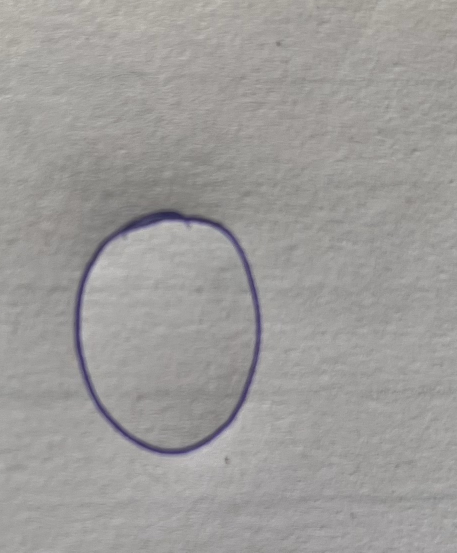
#> input picture samples/0_a.png, 914 x 1105 px (shown at 1/2 size); its folder holds only this picture in this run
$ jupyter execute --allow-errors CodeAlpha_HandwrittenCharacterRecognition.ipynb
#> lines starting #> are read from the running program, lines starting #| are printed output that depends on the picture; after the words box and inside, x2 and y2 are one past the last pixel; in counts of white or black regions, pixels touching at a corner belong together
# Handwritten Character Recognition (MNIST) — CodeAlpha ML Internship, Task 3

CNN-based recognition of handwritten digits using Keras.

**Pipeline:** load and preprocess, compare three CNNs, evaluate properly (confusion matrix, per-class metrics, misclassified examples), then predict on your own handwriting.

[cell 1]
import numpy as np
import matplotlib.pyplot as plt
import seaborn as sns
from tensorflow import keras
from tensorflow.keras import layers
from sklearn.metrics import confusion_matrix, classification_report

keras.utils.set_random_seed(42)  # reproducible results
#> (this line was passed over: tensorflow is not available in this run)

### 1. Load and explore the data

#> (a cell that did not finish here is left out)

[cell 3]
fig, axes = plt.subplots(2, 8, figsize=(12, 3.5))
#> (the rest of this cell did not finish here and is left out)

### 2. Preprocess
Normalize to [0, 1] and add the channel dimension that Conv2D expects: `(N, 28, 28, 1)`.

#> (a cell that did not finish here is left out)

## 3. Models

We compare three CNNs. Model selection uses a **validation split** taken from the training data, so the test set stays untouched until the final evaluation.

1. `baseline`: one Conv block
2. `deeper`: two Conv blocks
3. `regularized`: the deeper model plus augmentation and Dropout

[cell 5]
def build_baseline():
    return keras.Sequential([
        keras.Input(shape=(28, 28, 1)),
        layers.Conv2D(32, (3, 3), activation="relu"),
        layers.MaxPooling2D((2, 2)),

        layers.Flatten(),
        layers.Dense(64, activation="relu"),
        layers.Dense(10, activation="softmax"),
    ], name="baseline")


# [29 lines left out: functions build_deeper, build_regularized, not called in this run]

[cell 6]
# [17 lines left out: function train, not called in this run]


models, histories = {}, {}
#> (the rest of this cell did not finish here and is left out)

### 4. Compare models (validation set)

[cell 7]
import pandas as pd

rows = []
for name, h in histories.items():
    best = int(np.argmin(h.history["val_loss"]))
    rows.append({
        "model": name,
        "epochs run": len(h.history["loss"]),
        "best val accuracy": round(h.history["val_accuracy"][best], 4),
        "best val loss": round(h.history["val_loss"][best], 4),
    })
#> (the rest of this cell did not finish here and is left out)

## 5. Final evaluation on the test set
The best model is chosen by validation loss above, then evaluated once on the test set.

#> (a cell that did not finish here is left out)

### Confusion matrix and per-class metrics

#> (a cell that did not finish here is left out)

### Misclassified examples

#> (a cell that did not finish here is left out)

## 6. Save the model

#> (a cell that did not finish here is left out)

## 7. Predict on your own handwriting

Write one digit in **dark ink on white paper** (or draw it in any paint app), take a photo or screenshot, then set `IMAGE_PATH` below.

`preprocess_image` converts it to grayscale, inverts it (MNIST is white-on-black), crops to the digit, and centers it in a 28×28 frame the way MNIST digits are.

[cell 12]
import scipy.ndimage as ndi
from PIL import Image


def preprocess_image(path):
#> called with path = 'samples/0_a.png'
    img = Image.open(path).convert("L")
    img.thumbnail((800, 800))
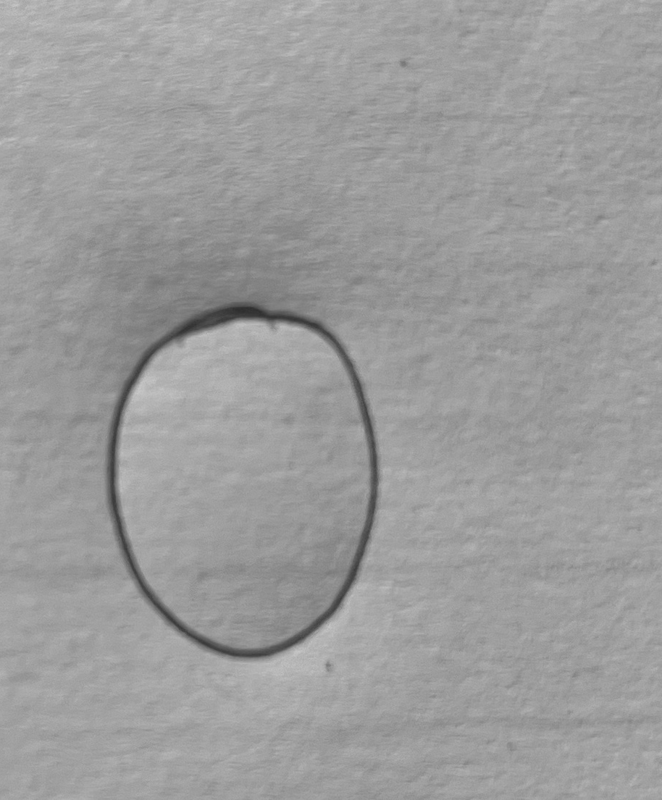
#> img: PIL image 662x800 L; min 46, max 200, mean 156.3
    a = np.array(img).astype("float32")

    # 1. Remove uneven lighting: estimate the paper brightness and subtract it
    background = ndi.gaussian_filter(ndi.grey_closing(a, size=(25, 25)), sigma=15)
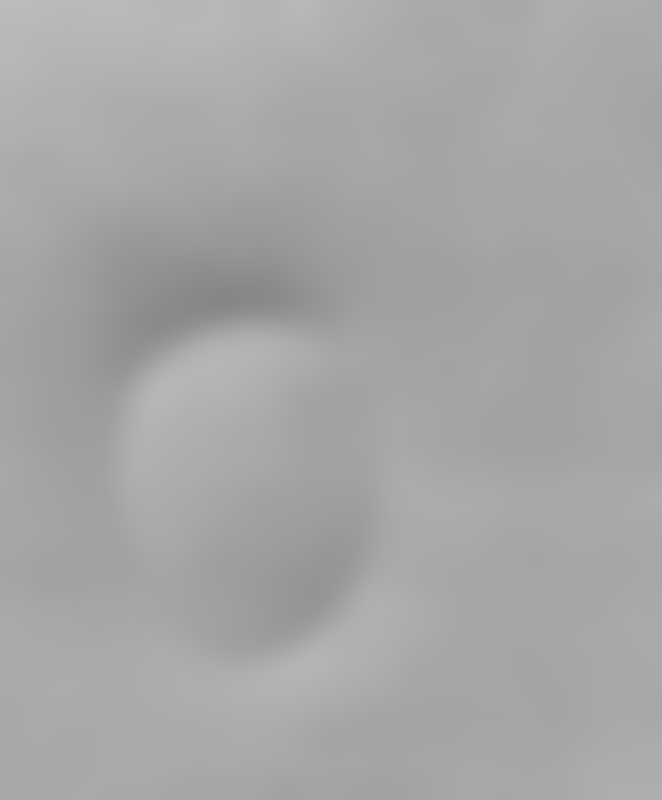
#> background: shape (800, 662) float32; min 134.3, max 187.8, mean 166.4
    ink = np.clip(background - a, 0, None)  # ink is darker than paper
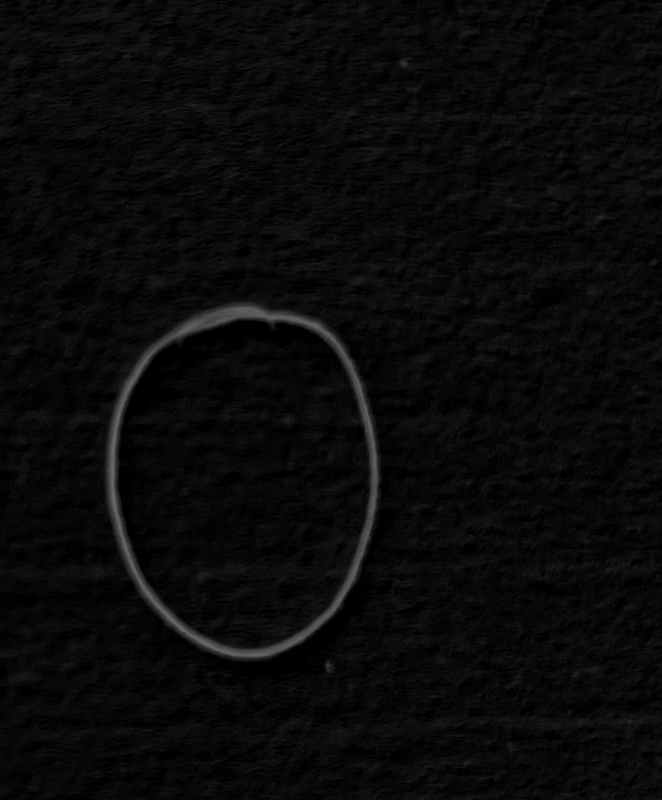
#> ink: shape (800, 662) float32; min 0, max 107.6, mean 10.3

    # 2. Keep only strong ink pixels (relative threshold, robust to lighting)
    ink = ink / (ink.max() + 1e-6)
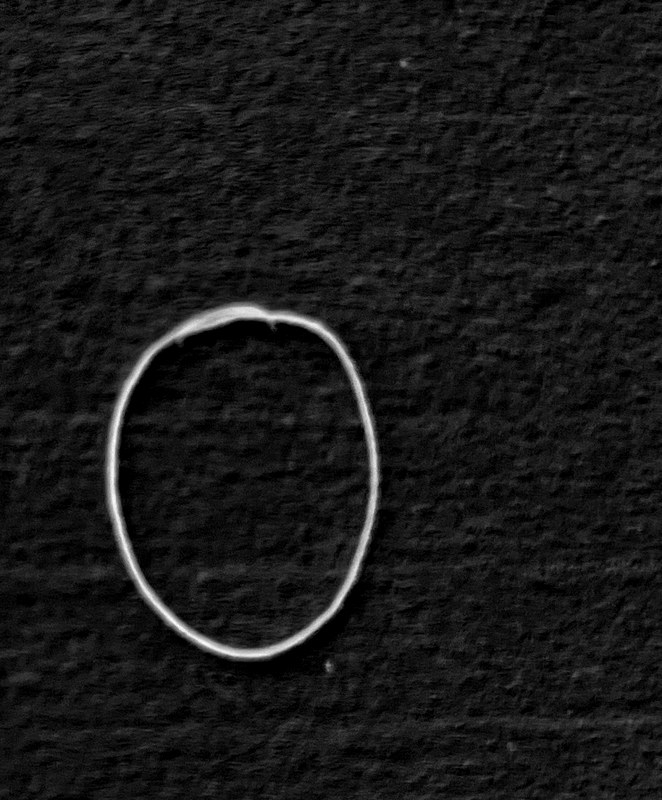
#> ink: shape (800, 662) float32; min 0, max 1, mean 0.0956
    mask = ink > 0.35
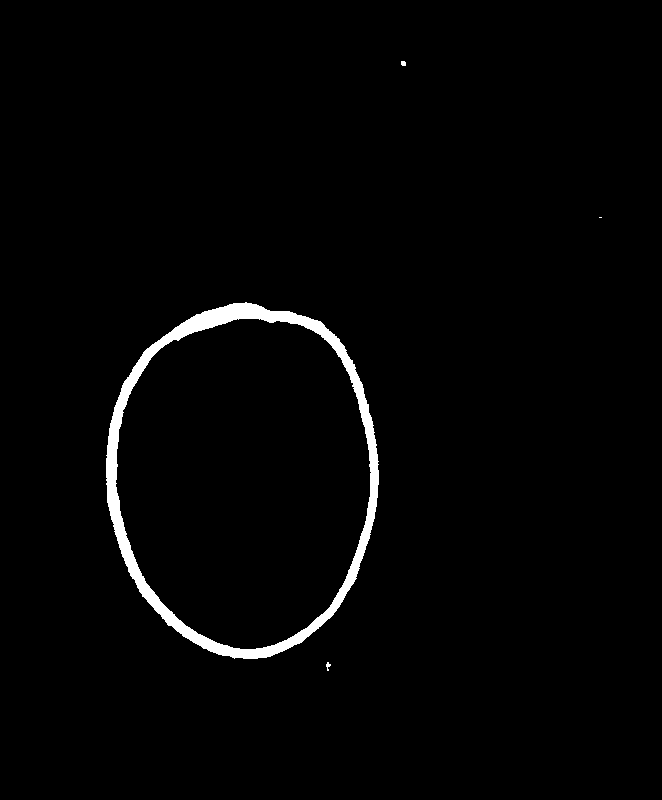
#> mask: shape (800, 662) bool; 1.9% white; 4 white regions (1 under 20 px), largest, box (x1, y1, x2, y2) and area: (106, 302, 379, 659) 10002, (326, 662, 331, 671) 24, (401, 61, 406, 66) 23
    mask = ndi.binary_opening(mask, iterations=1) | (ink > 0.6)
#> mask: shape (800, 662) bool; 1.9% white; 3 white regions (1 under 20 px), largest, box (x1, y1, x2, y2) and area: (106, 302, 379, 659) 9985, (401, 61, 406, 66) 21

    # 3. Keep the largest ink blob (the digit) and crop to it
    labels, n = ndi.label(ndi.binary_dilation(mask, iterations=6))
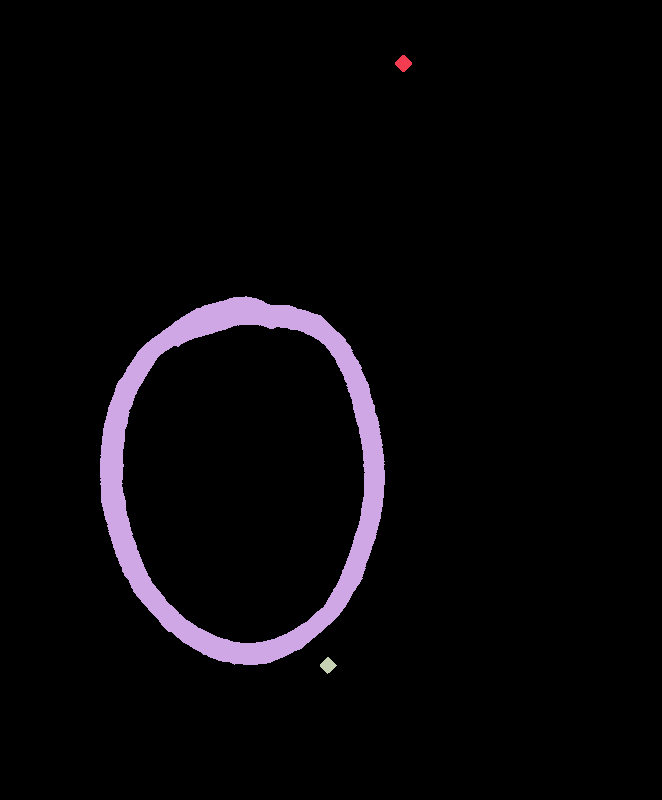
#> labels: shape (800, 662) int32; 4 distinct labels, from 0 to 3; one colour per label, 0 black
#> n = 3
    if n == 0:
        raise ValueError("No digit found in the image.")
    sizes = ndi.sum(mask, labels, range(1, n + 1))
#> sizes = [21, 9985, 16]
    mask = mask & (labels == 1 + int(np.argmax(sizes)))
#> mask: shape (800, 662) bool; 1.9% white; 1 white region, box (x1, y1, x2, y2) and area: (106, 302, 379, 659) 9985
    ys, xs = np.where(mask)
#> ys = 9985 values from 302 to 658; xs = 9985 values, max 378 at index 4942, min 106 at index 4805, mean 236.6
    mask = mask[ys.min():ys.max() + 1, xs.min():xs.max() + 1]
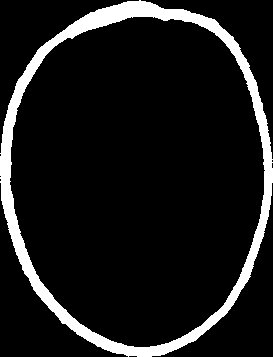
#> mask: shape (357, 273) bool; 10.2% white; 1 white region, box (x1, y1, x2, y2) and area: (0, 0, 273, 357) 9985

    # 4. Thicken strokes: MNIST strokes are thick, pen lines are thin
    h, w = mask.shape
#> h = 357; w = 273
    mask = ndi.binary_dilation(mask, iterations=max(2, int(max(h, w) * 0.07)))
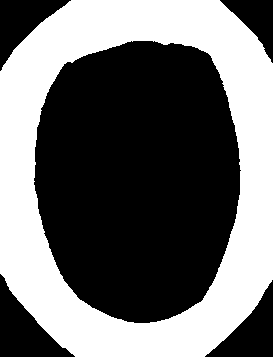
#> mask: shape (357, 273) bool; 42.6% white; 1 white region, box (x1, y1, x2, y2) and area: (0, 0, 273, 357) 41490

    # 5. Resize longest side to 20px, centre by centre of mass in 28x28
    digit = Image.fromarray((mask * 255).astype("uint8"))
    digit.thumbnail((20, 20), Image.LANCZOS)
    d = np.array(digit).astype("float32")
    canvas = np.zeros((28, 28), dtype="float32")
    oy, ox = (28 - d.shape[0]) // 2, (28 - d.shape[1]) // 2
#> oy = 4; ox = 6
    canvas[oy:oy + d.shape[0], ox:ox + d.shape[1]] = d
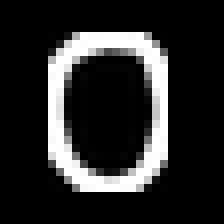
#> canvas: shape (28, 28) float32 (shown 8 times larger); min 0, max 255, mean 41.5
    cy, cx = ndi.center_of_mass(canvas)
#> cy = 13.27; cx = 13.02
    canvas = ndi.shift(canvas, (14 - cy, 14 - cx), order=1)
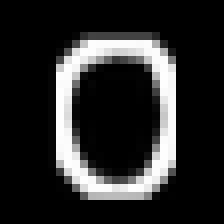
#> canvas: shape (28, 28) float32 (shown 8 times larger); min 0, max 255, mean 41.5

    return np.clip(canvas / 255.0, 0, 1).reshape(1, 28, 28, 1)


#> (the rest of this cell did not finish here and is left out)

$ run again, on samples/6_a.jpeg
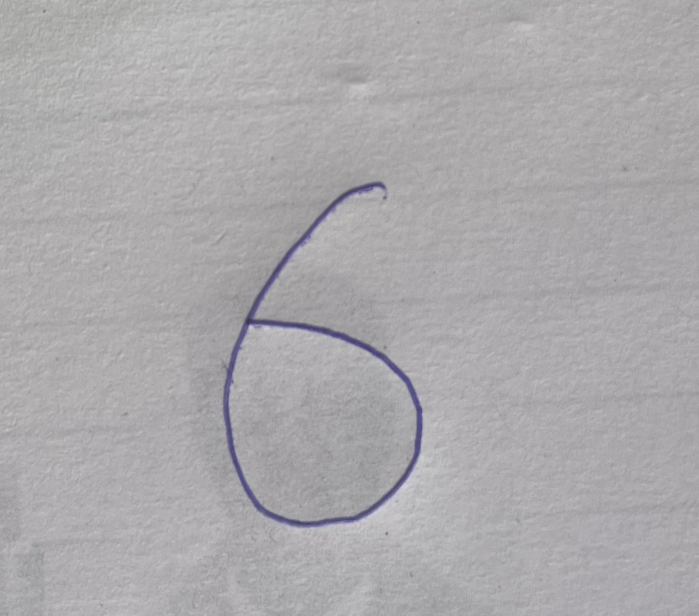
#> input picture samples/6_a.jpeg, 1397 x 1231 px (shown at 1/2 size)
#> in preprocess_image, `labels, n = ndi.label(ndi.binary_dilation(mask, iterations=6))`:
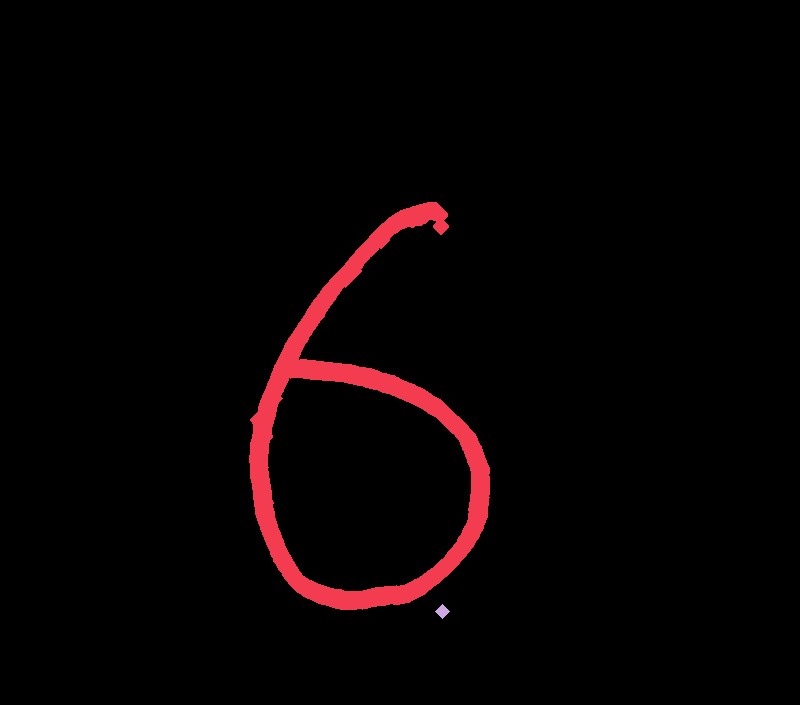
#> labels: shape (705, 800) int32; 3 distinct labels, from 0 to 2; one colour per label, 0 black
#> n = 2
#> sizes = [6948, 5]
#> ys = 6948 values from 208 to 603; xs = 6948 values, max 483 at index 4184, min 255 at index 3996, mean 361
#> digit: PIL image 229x396 L; 47.1% white; 1 white region, box (x1, y1, x2, y2) and area: (0, 0, 229, 396) 42684
#> cy = 14.3; cx = 13.14
#> in preprocess_image, `canvas = ndi.shift(canvas, (14 - cy, 14 - cx), order=1)`:
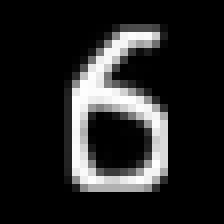
#> canvas: shape (28, 28) float32 (shown 8 times larger); min 0, max 255, mean 36.8

$ run again, on samples/7_crossed.jpeg
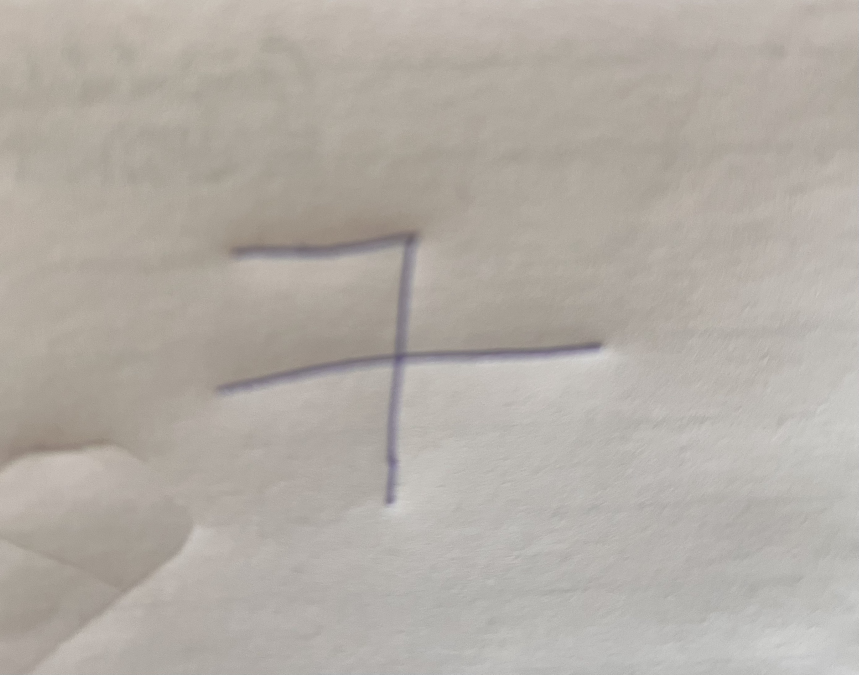
#> input picture samples/7_crossed.jpeg, 2576 x 2024 px (shown at 1/3 size)
#> labels: shape (629, 800) int32; 3 distinct labels, from 0 to 2
#> n = 2
#> sizes = [6710, 478]
#> ys = 6710 values from 215 to 469; xs = 6710 values, max 562 at index 2516, min 201 at index 5723, mean 361.4
#> digit: PIL image 362x255 L; 42.8% white; 1 white region, box (x1, y1, x2, y2) and area: (0, 0, 362, 255) 39531
#> cy = 12.38; cx = 12.33
#> in preprocess_image, `canvas = ndi.shift(canvas, (14 - cy, 14 - cx), order=1)`:
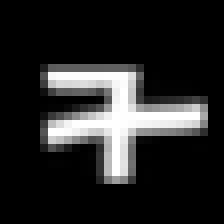
#> canvas: shape (28, 28) float32 (shown 8 times larger); min 0, max 255, mean 38.9
